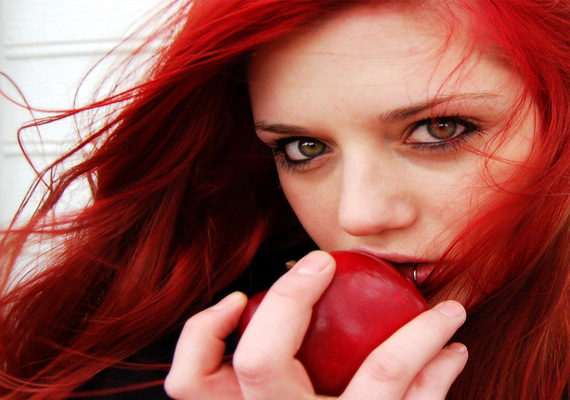
#> input picture Exp7/Exp7/images/img2.png, 570 x 400 px
$ python '梯度直方图.py'
#> lines starting #> are read from the running program, lines starting #| are printed output that depends on the picture
import cv2
import numpy as np
import matplotlib.pyplot as plt
import math

img = cv2.imread("img2.png",cv2.IMREAD_GRAYSCALE)
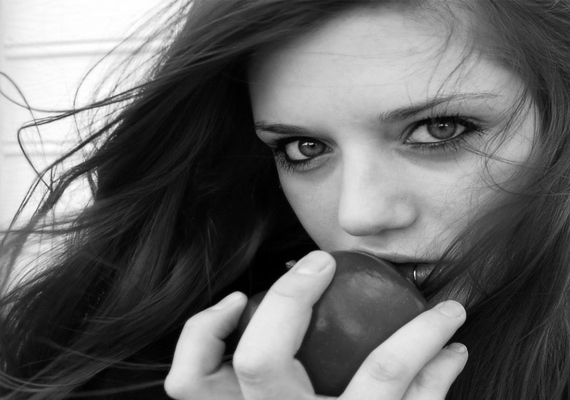
#> img: shape (400, 570); min 0, max 255, mean 105.3

def GRADIENT(img):
    gradient=361*[0]
    total = 0
    for i in range(len(img)):
        if i==0 or i==len(img)-1:
            continue
        for j in range(len(img[i])):
            if j==0 or j==len(img[i])-1:
                continue
            x=math.fabs(int(img[i+1][j])-int(img[i-1][j]))
            y=math.fabs(int(img[i][j+1])-int(img[i][j-1]))
            m = (x**2+y**2)**.5
            gradient[int(m)] += 1
            total += 1
    for i in range(len(gradient)):
        gradient[i]=float(gradient[i])/total
    return gradient

def draw(data, name):
    global count
    plt.figure(count)
    plt.bar(left=range(361),height=data,width=1,linewidth=0)
    if count==0:
        plt.axis([0,300,0,0.05])
    plt.title(name)
    count += 1

N = 2
count = 0
for i in range(N):
    plt.figure(i)
img1 = cv2.imread("img1.png",cv2.IMREAD_GRAYSCALE)
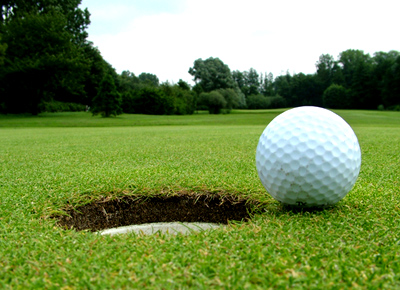
#> input picture Exp7/Exp7/images/img1.png, 400 x 290 px
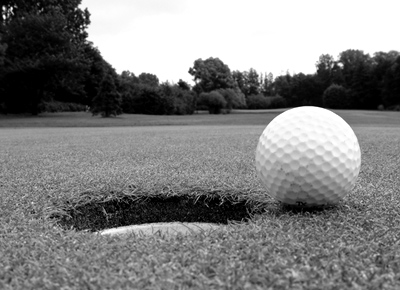
#> img1: shape (290, 400); min 0, max 255, mean 129.3
data1 = GRADIENT(img1)
#> after the loop in GRADIENT, `for i in range(len(img)):`: gradient = 361 values, max 17495 at index 0, min 0 at index 201, mean 317.5; total = 114624
#> after the loop in GRADIENT, `for i in range(len(gradient)):`: gradient = 361 values, max 0.153 at index 0, min 0 at index 201, mean 0.00277
#> data1 has the same summary as gradient in GRADIENT
draw(data1, "gradient histogram for img1")
#> (the run stopped early here; a loop or call above may not have finished)
